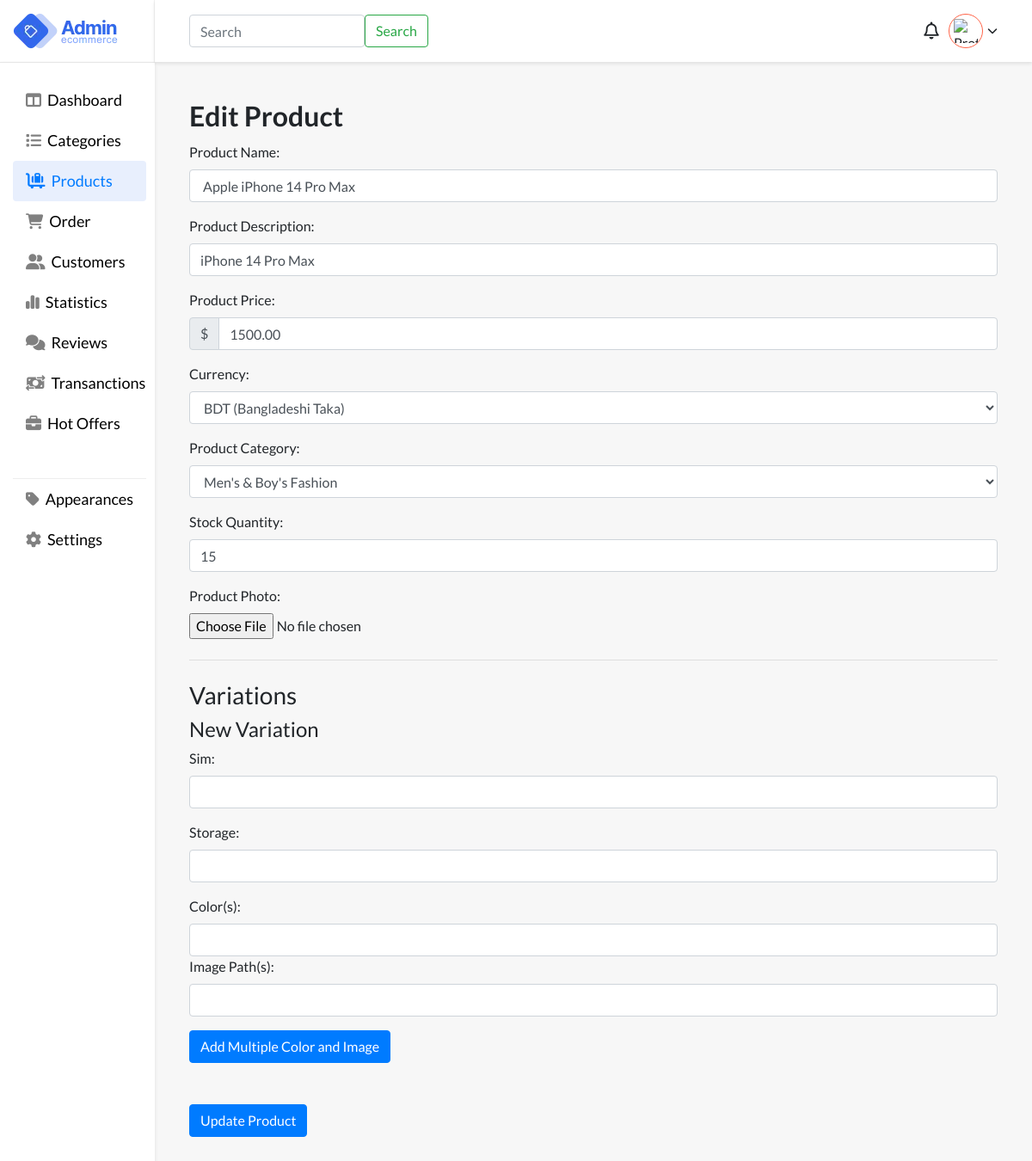
The page /files/edit_product.php?up_id=3 (signed in) on the database its author committed.
### tables this page shows
CREATE TABLE `products` (
  `id` int(11) NOT NULL,
  `name` varchar(255) DEFAULT NULL,
  `product_photo` blob NOT NULL,
  `description` text DEFAULT NULL,
  `price` decimal(10,2) DEFAULT NULL,
  `category_id` int(11) DEFAULT NULL,
  `stock_quantity` int(11) DEFAULT NULL,
  `currency_code` varchar(3) DEFAULT 'BDT',
  `created_at` timestamp NOT NULL DEFAULT current_timestamp(),
  `updated_at` timestamp NOT NULL DEFAULT current_timestamp() ON UPDATE current_timestamp()
);

CREATE TABLE `categories` (
  `id` int(11) NOT NULL,
  `name` varchar(255) DEFAULT NULL,
  `parent_category_id` int(11) DEFAULT NULL,
  `category_description` text DEFAULT NULL,
  `created_at` timestamp NOT NULL DEFAULT current_timestamp(),
  `updated_at` timestamp NOT NULL DEFAULT current_timestamp() ON UPDATE current_timestamp(),
  `level` int(11) DEFAULT 0
);

### files/edit_product.php (the view, shortened to what this page needs)
<?php
require_once "../auth/db-connection/config.php";
$productId = $_GET['up_id'];
$sql = "SELECT * FROM products WHERE id = :productId";
$stmt = $connection->prepare($sql);
$stmt->bindParam(":productId", $productId, PDO::PARAM_INT);
if ($stmt->execute()) {
    $product = $stmt->fetch(PDO::FETCH_ASSOC);
} else {
    echo "Oops! Something went wrong. Please try again later.";
    exit;
}
$sql = "SELECT * FROM categories";
$stmt = $connection->query($sql);
$categories = $stmt->fetchAll(PDO::FETCH_ASSOC);
?>
<!DOCTYPE html>
<html lang="en">
<head>
    <link rel="stylesheet" href="https://stackpath.bootstrapcdn.com/bootstrap/4.5.2/css/bootstrap.min.css">
    <link rel="stylesheet" href="https://cdnjs.cloudflare.com/ajax/libs/font-awesome/6.5.1/css/all.min.css" />
    <link rel="stylesheet" href="../styling/style.css">
</head>
<body style="background:#f7f7f7;">
    <main>
        <div class="app-wrapper">
            <div class="app-sidebar">
                <div class="side-header flex pr-3">
                    <div class="logo flex">
                        <img src="images/logo.webp" alt="logo">
                    </div>
                </div>
                <div class="sidebard-nav">
                    <ul>
                        <li class="">
                            <a href="dashboard.php">
                                <i class="fa-solid fa-table-columns"></i>
                                <span class="block">Dashboard</span>
                            </a>
                        </li>
                        <li class="">
                            <a href="categories.php">
                                <i class="fa-solid fa-list"></i>
                                <span class="block">Categories</span>
                            </a>
                        </li>
                        <li class="active">
                            <a href="products.php">
                               <i class="fa-solid fa-cart-flatbed-suitcase"></i>
                                <span class="block">Products</span>
                            </a>
                        </li>
                        <li>
                            <a href="">
                                  <i class="fa-solid fa-cart-shopping"></i>
                                <span class="block">Order</span>
                            </a>
                        </li>
                        <li>
                            <a href="">
                                <i class="fa-solid fa-user-group"></i>
                                <span class="block">Customers</span>
                            </a>
                        </li>
                        <li>
                            <a href="">
                                <i class="fa-solid fa-chart-simple"></i>
                                <span class="block">Statistics</span>
                            </a>
                        </li>
                        <li>
                            <a href="">
                                <i class="fa-solid fa-comments"></i>
                                <span class="block">Reviews</span>
                            </a>
                        </li>
                        <li>
                            <a href="">
                                <i class="fa-solid fa-money-bill-transfer"></i>
                                <span class="block">Transanctions</span>
                            </a>
                        </li>
                        <li>
                            <a href="">
                                <i class="fa-solid fa-briefcase"></i>
                                <span class="block">Hot Offers</span>
                            </a>
                        </li>
                         <li class="devided-nav">
                            <a href="appearance.php">
                                <i class="fa-solid fa-tag"></i>
                                <span class="block">Appearances</span>
                            </a>
                        </li>
                         <li>
                            <a href="">
                                <i class="fa-solid fa-gear"></i>
                                <span class="block">Settings</span>
                            </a>
                        </li>
                    </ul>
                </div>
            </div>
            <div class="header-body">
                <div class="user flex-end">
                    <div class="search">
                        <form class="d-flex gap-3" role="search">
                            <input class="form-control me-2" type="search" placeholder="Search" aria-label="Search">
                            <button class="btn btn-outline-success" type="submit">Search</button>
                        </form>
                    </div>
                    <div class="account">
                        <div class="notifications">
                            <i class="fa-regular fa-bell"></i>
                        </div>
                        <div class="wrap-u" onclick="toggleUserOptions()">
                            <div class="user-pro flex">
                                <?php if (isset($_SESSION["profile_photo"])) : ?>
                                    <img src="<?php echo $_SESSION["profile_photo"]; ?>" alt="Profile Photo">
                                <?php else : ?>
                                    <img src="default_profile_photo.jpg" alt="Default Profile Photo">
                                <?php endif; ?>
                            </div>
                            <i class="fa-solid fa-chevron-down"></i>
                        </div>
                    </div>
                </div>
                <div class="h-container">
                    <div class="main">
                    <div class="flex">
                        <h1 class="page-heading"> Edit Product </h1>
                    </div>
                    <form id="editProductForm" action="../auth/backend-assets/product/update_product.php" method="post" enctype="multipart/form-data">
                        <div class="form-group">
                            <label for="editProductName">Product Name:</label>
                            <input type="text" class="form-control" id="editProductName" name="editProductName" value="<?php echo htmlspecialchars($product['name'] ?? ''); ?>" required>
                        </div>
                        <div class="form-group">
                            <label for="editProductDescription">Product Description:</label>
                            <input type="text" class="form-control" id="editProductDescription" name="editProductDescription" value="<?php echo htmlspecialchars($product['description'] ?? ''); ?>" required>
                        </div>
                        <div class="form-group">
                            <label for="editProductPrice">Product Price:</label>
                            <div class="input-group">
                                <div class="input-group-prepend">
                                    <span class="input-group-text">$</span>
                                </div>
                                <input type="text" class="form-control" id="editProductPrice" name="editProductPrice" value="<?php echo htmlspecialchars($product['price'] ?? ''); ?>" required>
                            </div>
                        </div>
                        <div class="form-group">
                            <label for="editCurrency">Currency:</label>
                            <select class="form-control" id="editCurrency" name="editProductCurrency" required>
                                <option value="BDT" <?php echo ($product['currency_code'] == 'BDT') ? 'selected' : ''; ?>>BDT (Bangladeshi Taka)</option>
                            </select>
                        </div>
                        <div class="form-group">
                            <label for="editProductCategory">Product Category:</label>
                            <select class="form-control" id="editProductCategory" name="editProductCategory" required>
                                <?php foreach ($categories as $category): ?>
                                    <option value="<?php echo $category['id']; ?>" <?php echo ($product['category_id'] == $category['id']) ? 'selected' : ''; ?>><?php echo htmlspecialchars($category['name']); ?></option>
                                <?php endforeach; ?>
                            </select>
                        </div>
                        <div class="form-group">
                            <label for="editProductStock">Stock Quantity:</label>
                            <input type="text" class="form-control" id="editProductStock" name="editProductStock" value="<?php echo htmlspecialchars($product['stock_quantity'] ?? ''); ?>" required>
                        </div>
                        <div class="form-group">
                            <label for="editProductPhoto">Product Photo:</label>
                            <input type="file" class="form-control-file" id="editProductPhoto" name="editProductPhoto" accept="image/*">
                        </div>
                        <hr class="my-4">
                        <h3>Variations</h3>
                        <div class="variation-form">
                            <h4>New Variation</h4>
                            <div class="form-group">
                                <label for="sim">Sim:</label>
                                <input type="text" class="form-control" name="sim[]">
                            </div>
                            <div class="form-group">
                                <label for="storage">Storage:</label>
                                <input type="text" class="form-control" name="storage[]">
                            </div>
                            <div class="color-fields">
                                <label for="colors">Color(s):</label>
                                <input type="text" class="form-control" name="colors[0][]">
                            </div>
                            <div class="image-fields">
                                <label for="images">Image Path(s):</label>
                                <input type="text" class="form-control" name="images[0][]">
                            </div>
                            <button type="button" class="btn btn-primary mt-3" onclick="addColorAndImageFields()">
                            Add Multiple Color and Image</button>
                        </div>
                        <button type="submit" class="btn btn-primary mt-5">Update Product</button>
                    </form>
                </div>
            </div>
        </div>
    </div>
</main>
</body>
</html>

### styling/style.css (style rules this page uses)
body { font-family: "Lato", sans-serif !important; }
.flex { display: flex; justify-content: space-between; align-items: center; }
.flex-end { display: flex; justify-content: flex-end; align-items: center; }
.block { display: block; }
.h-container { padding: 40px; transition: all 0.4s ease-in-out; }
.page-heading { font-size: 42px; font-weight: 600; line-height: 45px; }
.app-wrapper { display: flex; justify-content: space-between; min-height: 100vh; }
.app-sidebar { width: 15%; }
.side-header { background: #fff; box-shadow: 0 2px 4px #0000001a; height: 72px; padding: 0 10px 0 15px; padding-right: 10px; border-right: 1px solid #cccccc42; }
.sidebard-nav { background: #fff; box-shadow: 0 2px 4px #0000001a; padding: 0 10px 40px 15px; height: 100%; border-top: 1px solid #cecece82; }
.sidebard-nav ul { padding: 0; margin-top: 20px; list-style: none; }
.sidebard-nav ul li { width: 100%; padding: 15px 0; padding-left: 10px; transition: all 0.4s ease-in-out; }
.sidebard-nav ul li.active, .sidebard-nav ul li:hover { background-color: #e8effd; border-radius: 4px; }
.sidebard-nav ul li a i { color: gray; }
.sidebard-nav ul li:hover a i, .sidebard-nav ul li:hover a, .sidebard-nav ul .active a, .sidebard-nav ul .active a i { color: #007bff !important; }
.sidebard-nav ul li.active a, .sidebard-nav ul li.active a i { color: #007bff !important; }
.sidebard-nav ul li a { font-size: 20px; font-weight: 500; display: flex; align-items: center; gap: 10px; color: black; }
.devided-nav { margin-top: 40px; border-top: 1px solid #d3d3d369; }
.header-body { width: 85%; }
.logo { width: 200px; height: 72px; }
.user { width: 100%; gap: 20px; padding-right: 40px; padding-left: 40px; background: #fff; box-shadow: 0 2px 4px #0000001a; display: flex; justify-content: space-between; align-items: center; height: 72px; }
.user-pro { width: 50px; height: 50px; border-radius: 100%; background: #fff; padding: 5px; border: 1px solid tomato; overflow: hidden; cursor: pointer; }
.user-pro img { width: 100%; height: 100%; object-fit: contain; }
.wrap-u { display: flex; align-items: center; gap: 5px; cursor: pointer; }
.notifications i { font-size: 24px; cursor: pointer; }
.notifications { width: 40px; height: 40px; display: flex; justify-content: center; align-items: center; }
.account { width: 20%; display: flex; align-items: center; justify-content: end; position: relative; }
@media screen and (max-width: 1444px) { .sidebard-nav ul li a { font-size: 18px; gap: 7px; } }
@media screen and (max-width: 1444px) { .sidebard-nav ul li { padding: 10px 0; padding-left: 15px; } }
@media screen and (max-width: 1444px) { .user-pro { width: 40px; height: 40px; } }
@media screen and (max-width: 1444px) { .wrap-u i { font-size: 12px; } }
@media screen and (max-width: 1444px) { .notifications i { font-size: 20px; } }
@media screen and (max-width: 1444px) { .page-heading { font-size: 32px; } }

### rows shown on the page
products: editProductName "Apple iPhone 14 Pro Max", editProductDescription "iPhone 14 Pro Max", editProductPrice "1500.00", editProductCurrency "BDT (Bangladeshi Taka)", editProductCategory "Men's & Boy's Fashion", editProductStock "15"
